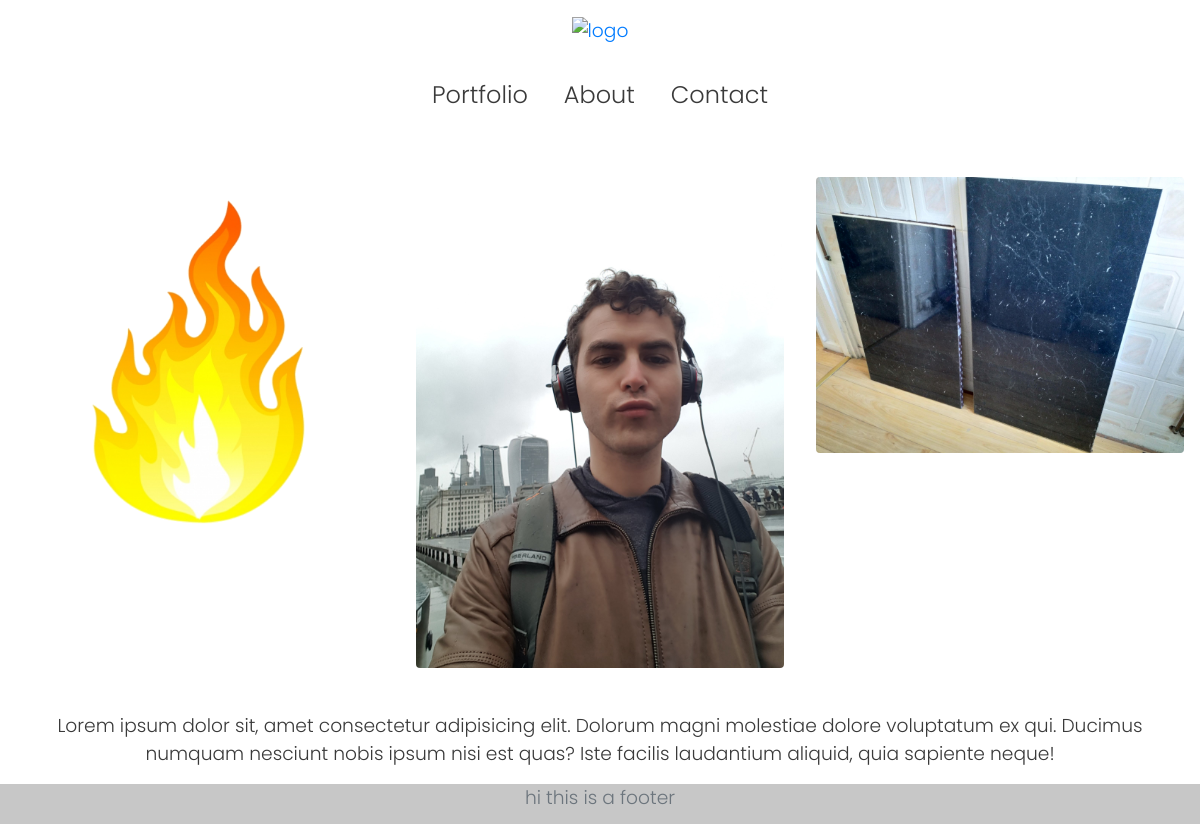
/, run on an earlier commit of the app's database.
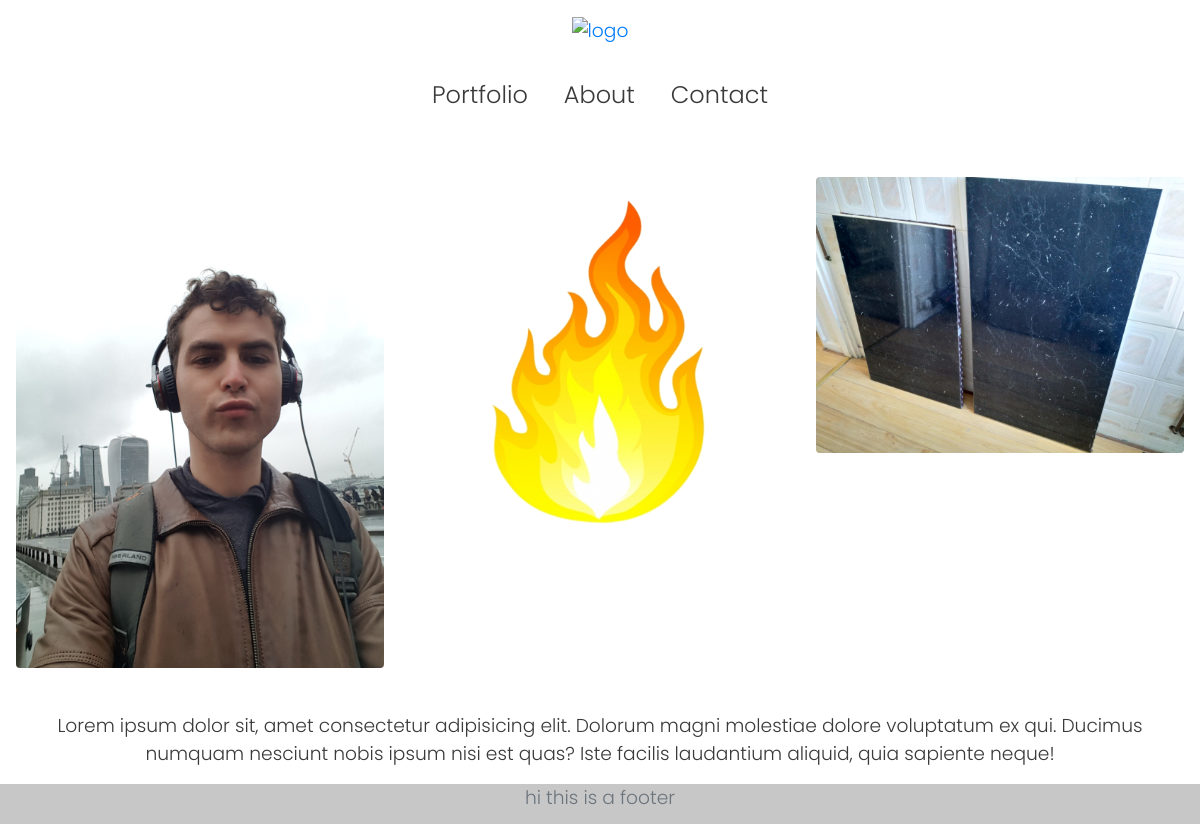
And on a later commit of the database.
### portfolio/models.py (models this page shows, shortened)
class Artwork(models.Model):
    date = models.DateField(auto_now_add=True)
    art = models.ImageField(upload_to='artworks/%Y')
    title = models.CharField(max_length=200)
    description = models.TextField(null=True, blank=True)
    herochoices = [('left', 'left'), ('middle', 'middle'), ('right', 'right')]
    hero = models.CharField(choices=herochoices, max_length=6, null=True, blank=True, unique=True, error_messages={'unique':'Another artwork already uses this hero position.'})
    slug = models.SlugField(null=True, blank=True, max_length=160, editable=False)

### portfolio/views.py (the view)
# urls.py: path('', HomeView.as_view(), name='home'),
class HomeView(ListView):
    model = Artwork
    template_name = 'home.html'
    queryset = Artwork.objects.filter(Q(hero='left') | Q(hero='middle') | Q(hero='right')).order_by('hero') #orders the hero images on the home page

### templates/home.html
{% extends 'base.html' %}
{% block content %}
<div class="row">
    {% for artwork in object_list %}
        <div class="col-sm-12 col-md-4 p-3">
            <img class="img-fluid rounded" src="{{ artwork.art.url }}" alt="{{ artwork.title}}"/>
        </div>
    {% endfor %}
</div>
<br>
<p class="text-center">Lorem ipsum dolor sit, amet consectetur adipisicing elit. Dolorum magni molestiae dolore voluptatum ex qui. Ducimus numquam nesciunt nobis ipsum nisi est quas? Iste facilis laudantium aliquid, quia sapiente neque!</p>
{% endblock content %}

### templates/base.html (shortened to what this page needs)
{% load static %}
<!DOCTYPE html>
<html lang="en">
<head>
    <link rel="stylesheet" href="https://stackpath.bootstrapcdn.com/bootstrap/4.4.1/css/bootstrap.min.css">
    <link rel="stylesheet" type="text/css" href="{% static 'css/base.css' %}">
</head>
<body>
    <div id="page-container">
        <div id="content-wrap">
            <div class="homelogo">
                <a href="{% url 'home' %}"><img src="https://www.python.org/static/community_logos/python-powered-w-100x40.png" alt="logo"></a>
            </div>
            <nav class="navbar navbar-expand-sm justify-content-center">
                <ul class="navbar-nav">
                    <li class="nav-item">
                        <a class="nav-link" href="{% url 'artwork_list' %}">Portfolio</a>
                    </li>
                    <li class="nav-item">
                        <a class="nav-link" href="{% url 'about' %}">About</a>
                    </li>
                    <li class="nav-item">
                        <a class="nav-link" href="{% url 'contact' %}">Contact</a>
                    </li>
                </ul>
            </nav>
            <div class="container-fluid">
                {% block content %}
                {% endblock content %}
            </div>
        </div>
        <footer id="footer">
            <span class="text-muted">hi this is a footer</span>
        </footer>
    </div>
</body>
</html>

### static/css/base.css (style rules this page uses)
*, *::before, *::after { margin: 0; padding: 0; box-sizing: border-box; }
html { width: 100vw; overflow-y: auto; overflow-x: hidden; }
body { background-color: #ffffff; color: #3a3a3a; font-family: 'Poppins', sans-serif; font-size: 14pt; font-weight: 300; }
div.homelogo { text-align: center; padding: 1rem; }
nav { background-color: #ffffff; margin-bottom: 2rem; }
.navbar-nav > li { padding-left:10px; padding-right:10px; font-size: 18pt; }
a.nav-link { color: #3a3a3a; text-align: center; }
#page-container { position: relative; min-height: 100vh; }
#content-wrap { padding-bottom: 2.5rem; }
#footer { position: absolute; bottom: 0; width: 100%; height: 2.5rem; background-color: rgb(199, 199, 199); text-align: center; }

What changed in the data, as far as the page shows it:
changed Artwork (number 1 of 3 on the later page): moves up the list
